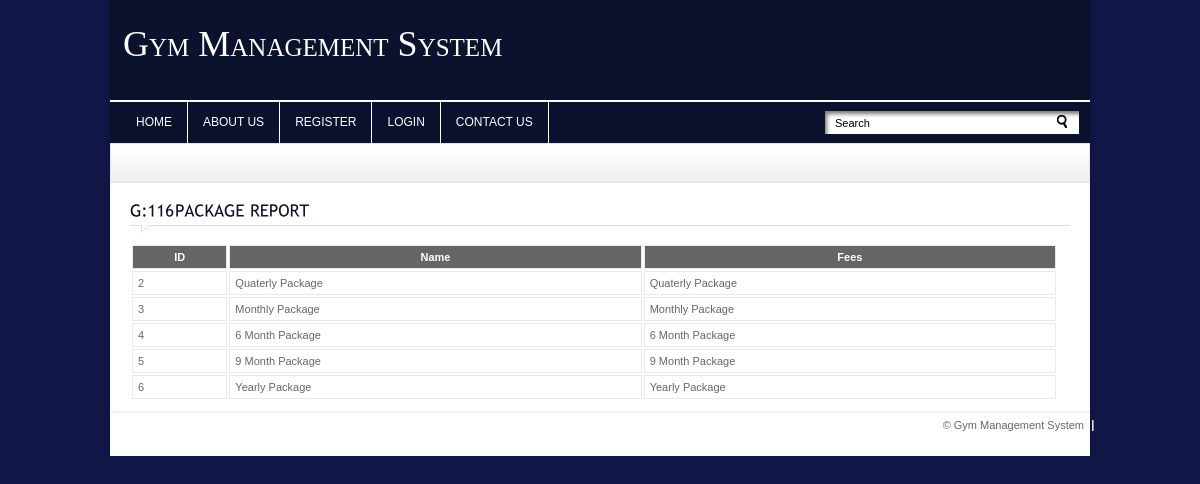
/package-report.php, run on the app's committed database.
### tables this page shows
CREATE TABLE IF NOT EXISTS `package` (
  `package_id` int(11) NOT NULL AUTO_INCREMENT,
  `package_title` varchar(255) NOT NULL,
  `package_fees` varchar(255) NOT NULL,
  `package_description` varchar(255) NOT NULL,
  PRIMARY KEY (`package_id`)
);

### package-report.php (the view, shortened to what this page needs)
<?php
	include_once("includes/header.php");
	include_once("includes/db_connect.php");
	$SQL="SELECT * FROM `package`";
	$rs=mysqli_query($con,$SQL) or die(mysqli_error($con));
?>
	<div class="crumb">
    </div>
	<div id="content_sec">
		<div class="col1" style="width:100%">
		<div class="contact">
			<h4 class="heading colr">Package Report</h4>
			<form name="frm_package" action="lib/package.php" method="post">
				<div class="static">
					<table style="width:100%">
					  <tbody>
					  <tr class="tablehead bold">
					    <td scope="col">ID</td>
						<td scope="col">Name</td>
						<td scope="col">Fees</td>
					  </tr>
					<?php
					while($data = mysqli_fetch_assoc($rs))
					{
					?>
					  <tr>
						<td><?=$data[package_id]?></td>
						<td><?=$data[package_title]?></td>
						<td><?=$data[package_title]?></td>
					  </tr>
					<?php } ?>
					</tbody>
					</table>
				</div>
			</form>
		</div>
		</div>
	</div>
<?php include_once("includes/footer.php"); ?>

### css/style.css (style rules this page uses)
* { padding:0px; margin:0px; }
body { background-color:#101746; font-family:Arial, Helvetica, sans-serif; font-size:11px; color:#666666; float:left; width:100%; }
.bold { font-weight:bold; }
.colr { color:#0c112e !important; }
h4 { font-size:16px; font-weight:normal; }
.heading { padding:10px 0px 14px 0px !important; width:100% !important; margin-bottom:10px !important; text-transform:uppercase; background-image:url(../images/heading.gif); background-repeat:no-repeat; background-position:left bottom; }
#content_sec { width:940px; padding:10px 20px; margin-left:10px; background-color:#FFF; float:left; }
.col1 { width:675px; float:left; }
.crumb { width:958px; height:30px; padding:8px 10px 0px 10px; background-image:url(../images/crumb.gif); background-repeat:repeat-x; margin-left:10px; border:#e3e3e3 solid 1px; }
.static { float:left; width:928px; }
.static table { float:left; width:453px; }
.static tr.tablehead { background-color:#666666; color:#FFF; padding:10px; text-align:center; }
.static tr td { padding:5px; border:#e9e9e9 solid 1px; }

### css/slider.css (style rules this page uses)
* { margin: 0; padding: 0; }

### data on the page
package: package_id "2", package_title "Quaterly Package"
package: package_id "3", package_title "Monthly Package"
package: package_id "4", package_title "6 Month Package"
package: package_id "5", package_title "9 Month Package"
package: package_id "6", package_title "Yearly Package"
